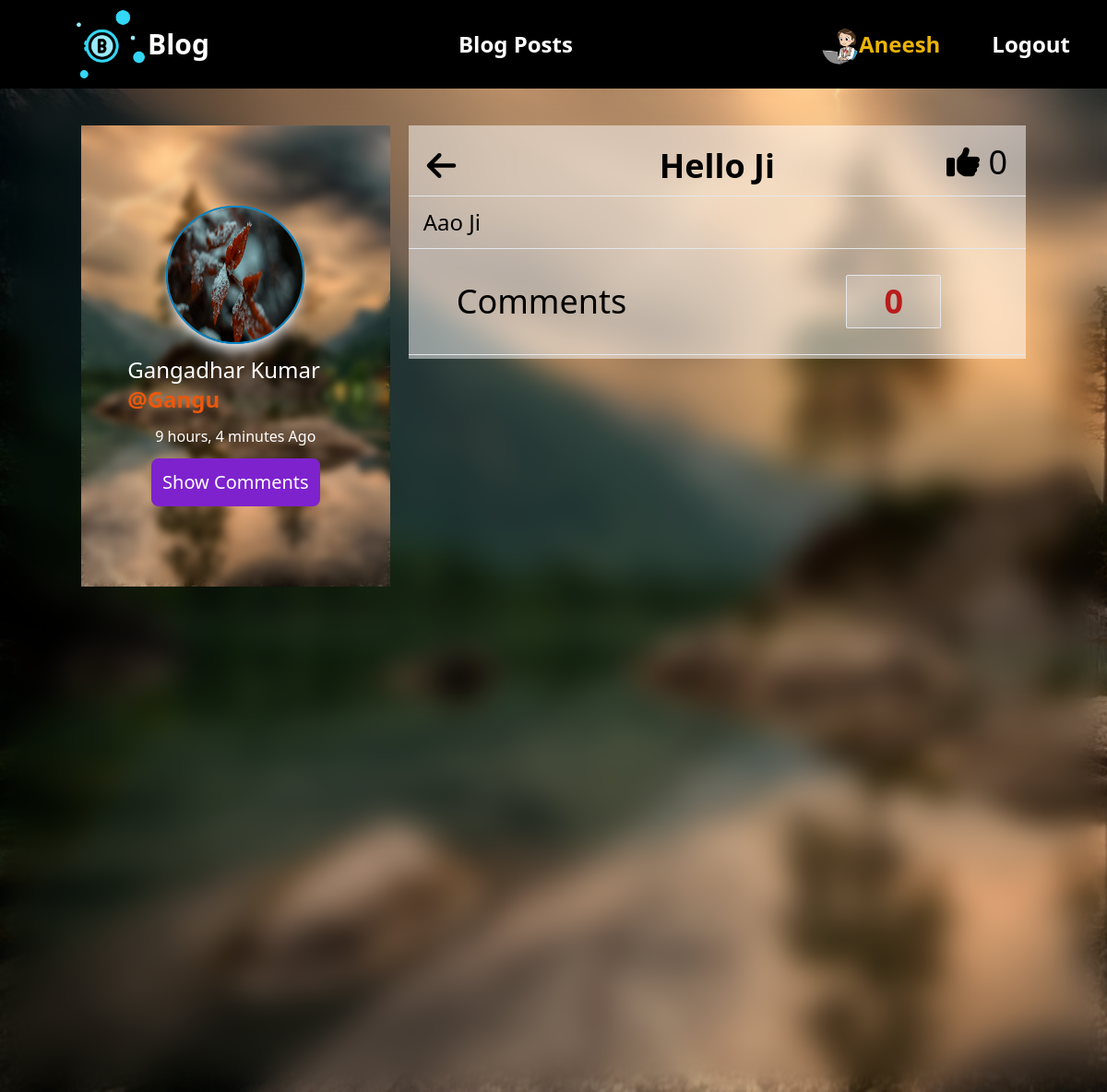
The app's page /Posts/detail/3/ (signed in) with its own data.
### Auth/models.py (models this page shows)
class User(AbstractUser) :
    name = models.CharField(max_length= 200)
    email = models.EmailField(unique= True)
    USERNAME_FIELD = 'email'
    REQUIRED_FIELDS = ['username']

### Profile/models.py (models this page shows)
class Profile(models.Model):
    user = models.OneToOneField(User, on_delete= models.CASCADE, null= True)
    bio = models.TextField()
    image = models.ImageField(default= 'def_cute.png', upload_to= 'profile', validators= [
        FileExtensionValidator(['png', 'jpg', 'jpeg'])
    ])
    follows = models.ManyToManyField("self", related_name= "followed_by", symmetrical= False, blank= True)

### Posts/models.py (models this page shows, shortened)
class Post(models.Model) :
    title = models.CharField(max_length= 100)
    content = models.TextField()
    author = models.ForeignKey(User, on_delete= models.CASCADE)
    date_created = models.DateTimeField(auto_now_add= True)
    date_updated = models.DateTimeField(auto_now= True)
    category = models.ForeignKey(Category, on_delete= models.CASCADE)
    likes = models.ManyToManyField(User, related_name= 'blog_posts')
    slug = models.SlugField(max_length= 200, null= True)
    class Meta :
        ordering = ('-date_created',)

### Posts/views.py (the view)
# urls.py: path('detail/<int:pk>/', Detail, name= 'detail-post'),
def Detail(request, pk) :
    current_post = Post.objects.get(id= pk)
    comments = Comment.objects.filter(post= current_post)
    liked = False
    if current_post.likes.filter(id= request.user.id).exists() :
        liked = True
    comments_count = comments.count()
    comments_serializer = serializers.serialize('json', comments, ensure_ascii= False)
    form = CommentForm()
    context = {
        "post": current_post,
        "comments": comments,
        "comments_js": comments_serializer,
        "form": form,
        "count": comments_count,
        "liked": liked
    }
    return render(request, "Posts/detail.html", context)

### Posts/templates/Posts/detail.html (shortened to what this page needs)
{% extends "base.html" %}
{% load widget_tweaks %}
{% block content %}
{% load static %}
<div
  class="flex flex-col justify-between relative min-h-screen bg-[url({% static 'images/Posts/detail.jpg' %})] bg-cover bg-fixed"
>
  <div class="absolute top-0 w-full h-full backdrop-blur-lg"></div>
  <div class="container mx-auto pt-10 z-30 flex mb-10">
    <div class="lg:grid lg:grid-cols-[1fr_2fr] lg:w-full lg:h-fit grid-rows-1 gap-x-5 gap-y-3 z-30 w-full grid grid-cols-1">
      <div
        id="grid-col-profile"
        class="relative flex flex-col justify-center items-center bg-[url({% static 'images/Posts/detail.jpg' %})] bg-cover bg-center row-span-2 h-[500px]"
      >
        <div class="absolute w-full h-full backdrop-blur-sm"></div>
        <div class="text-white flex flex-col items-center w-[70%] z-30">
          <div
            class="w-[150px] h-[150px] rounded-full border-2 border-sky-600 shadow-lg shadow-gray-200 mb-3"
          >
            <img
              src="{{post.author.profile.image.url}}"
              width="100"
              height="100"
              alt=""
              class="w-full h-full rounded-full"
            />
          </div>
          <div class="flex flex-col items-center justify-center w-full space-y-3">
            <p class="text-2xl">
              {{post.author.name|capfirst}}
              <span class="font-bold text-orange-600 inline-block"
                >@{{post.author.username}}</span
              >
            </p>
            <p>{{post.date_created|timesince}} Ago</p>
            <button
              class="bg-purple-700 text-xl text-white p-3 rounded-lg cursor-pointer hover:bg-purple-500 transition ease-linear delay-75"
              id="comments-btn"
            >
              Show Comments
            </button>
          </div>
        </div>
      </div>
      <div id="grid-col-content" class="z-30">
        <div class="bg-white/[0.5] pt-3 pb-1">
          <div
            id="title"
            class="relative mx-5 flex justify-center items-center py-3"
          >
            <a
              href="{% url 'home' %}"
              class="absolute left-0 hover:text-yellow-500 transition ease-linear delay-75 cursor-pointer"
            >
              <i class="fa-solid fa-arrow-left text-4xl"></i>
            </a>
            <p class="text-4xl font-semibold">{{post.title}}</p>
            <div>
              <form
                action="{% url 'like_post' post.pk %}"
                method="POST"
                class="absolute right-0 top-2"
              >
                {% csrf_token %} {% if user.is_authenticated %}
                <button
                  type="submit"
                  name="post_id"
                  value="{{ post.id }}"
                  class="text-4xl cursor-pointer"
                >
                  {% if user in post.likes.all %}
                  <i
                    class="fa-solid fa-thumbs-up text-green-500 hover:text-red-500 transition ease-linear delay-75"
                  ></i>
                  {% else %}
                  <i
                    class="fa-solid fa-thumbs-up hover:text-green-500 transition ease-linear delay-75"
                  ></i>
                  {% endif %} {{post.likes.count}}
                </button>
                {% else %}
                <div class="text-4xl">
                  <i class="fa-solid fa-thumbs-up"></i> {{post.likes.count}}
                </div>
                {% endif %}
              </form>
            </div>
          </div>
          <hr />
          <div id="content" class="mr-5 text-2xl py-3 px-4">
            <p>
              {{post.content}}
            </p>
          </div>
          <hr />
          <div class="text-4xl my-7 mx-3 flex items-center justify-between">
            <p class="mx-10">Comments</p>
            {% if count == 0 %}
            <p
              class="mx-20 bg-violet-50/[0.2] border px-10 py-2 rounded-sm text-red-700 font-bold"
            >
              {{count}}
            </p>
            {% else %}
            <p
              class="mx-20 bg-violet-50/[0.2] border px-10 py-2 rounded-sm text-green-700 font-bold"
            >
              {{count}}
            </p>
            {% endif %}
          </div>
          <hr />
        </div>
      </div>
    </div>
  </div>
</div>
{% endblock %}

### templates/navbar.html (shortened to what this page needs)
{% load static %}
<nav
  class="z-50 bg-black text-white font-bold px-10 py-2 md:flex md:justify-between md:items-center w-full"
>
  <div class="font-bold ml-10 text-3xl flex items-center">
    <img src="{% static 'logo/logo.png' %}" class="h-20 object-cover" alt="" />
    <span>Blog</span>
  </div>
  <ul class="flex space-x-14 text-2xl">
    <li class="hover:text-yellow-500 transition ease-linear delay-150">
      <a href="{% url 'home' %}">Blog Posts</a>
    </li>
  </ul>
  <ul class="flex items-center space-x-14 text-2xl">
    {% if request.user.is_authenticated %}
    <li
      class="relative text-yellow-500 hover:text-white transition ease-linear delay-150 flex items-center gap-x-3"
    >
    <a href="{% url 'profile' user.profile.id %}" class="flex items-center">
      <img src="{{request.user.profile.image.url}}" class="w-[40px] h-[40px] rounded-full mt-1 object-cover" alt="" />
      <div>{{request.user.username|capfirst}}</div>
    </a>
    </li>
    <li class="hover:text-yellow-500 transition ease-linear delay-150">
      <a href="{% url 'logout' %}">Logout</a>
    </li>
    {% endif %}
  </ul>
</nav>

### templates/base.html (style rules this page uses)
html { min-width: 100vh; width: 100%; }

### records on screen
Post: author.profile.image (picture), author.name "Gangadhar Kumar", author.username "Gangu", date_created "9 hours, 4 minutes", title "Hello Ji", likes.count "0", content "Aao Ji"

### other values on screen
{{ request.user.username|capfirst }} "Aneesh"
{{ count }} "0"
